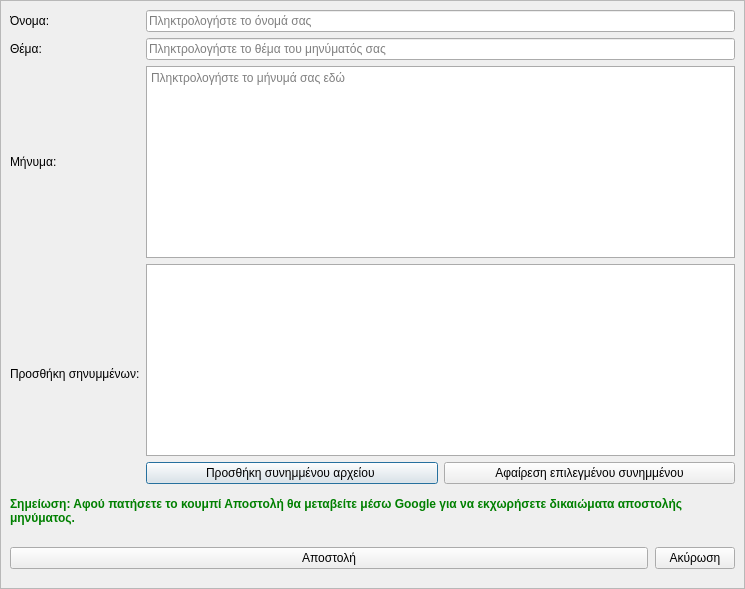
<?xml version="1.0" encoding="UTF-8"?>
<ui version="4.0">
 <class>Dialog</class>
 <widget class="QDialog" name="Dialog">
  <property name="geometry">
   <rect>
    <x>0</x>
    <y>0</y>
    <width>745</width>
    <height>589</height>
   </rect>
  </property>
  <property name="windowTitle">
   <string>Επικοινωνία</string>
  </property>
  <property name="windowIcon">
   <iconset resource="../../icons.qrc">
    <normaloff>:/rest-windows/assets/images/rest-windows/contact.png</normaloff>:/rest-windows/assets/images/rest-windows/contact.png</iconset>
  </property>
  <layout class="QGridLayout" name="gridLayout_2">
   <property name="leftMargin">
    <number>0</number>
   </property>
   <property name="topMargin">
    <number>0</number>
   </property>
   <property name="rightMargin">
    <number>0</number>
   </property>
   <property name="bottomMargin">
    <number>0</number>
   </property>
   <item row="0" column="0">
    <widget class="QScrollArea" name="scrollArea">
     <property name="widgetResizable">
      <bool>true</bool>
     </property>
     <widget class="QWidget" name="scrollAreaWidgetContents">
      <property name="geometry">
       <rect>
        <x>0</x>
        <y>0</y>
        <width>743</width>
        <height>587</height>
       </rect>
      </property>
      <property name="sizePolicy">
       <sizepolicy hsizetype="Ignored" vsizetype="Preferred">
        <horstretch>0</horstretch>
        <verstretch>0</verstretch>
       </sizepolicy>
      </property>
      <layout class="QGridLayout" name="gridLayout_3">
       <item row="0" column="0">
        <widget class="QLabel" name="label">
         <property name="text">
          <string>Όνομα:</string>
         </property>
        </widget>
       </item>
       <item row="0" column="1">
        <widget class="QLineEdit" name="name">
         <property name="sizePolicy">
          <sizepolicy hsizetype="Expanding" vsizetype="Maximum">
           <horstretch>0</horstretch>
           <verstretch>0</verstretch>
          </sizepolicy>
         </property>
         <property name="minimumSize">
          <size>
           <width>0</width>
           <height>0</height>
          </size>
         </property>
         <property name="dragEnabled">
          <bool>true</bool>
         </property>
         <property name="placeholderText">
          <string>Πληκτρολογήστε το όνομά σας</string>
         </property>
         <property name="clearButtonEnabled">
          <bool>true</bool>
         </property>
        </widget>
       </item>
       <item row="1" column="0">
        <widget class="QLabel" name="label_2">
         <property name="text">
          <string>Θέμα:</string>
         </property>
        </widget>
       </item>
       <item row="1" column="1">
        <widget class="QLineEdit" name="subject">
         <property name="sizePolicy">
          <sizepolicy hsizetype="Expanding" vsizetype="Maximum">
           <horstretch>0</horstretch>
           <verstretch>0</verstretch>
          </sizepolicy>
         </property>
         <property name="minimumSize">
          <size>
           <width>0</width>
           <height>0</height>
          </size>
         </property>
         <property name="dragEnabled">
          <bool>true</bool>
         </property>
         <property name="placeholderText">
          <string>Πληκτρολογήστε το θέμα του μηνύματός σας</string>
         </property>
         <property name="clearButtonEnabled">
          <bool>true</bool>
         </property>
        </widget>
       </item>
       <item row="2" column="0">
        <widget class="QLabel" name="label_3">
         <property name="text">
          <string>Μήνυμα:</string>
         </property>
        </widget>
       </item>
       <item row="2" column="1">
        <widget class="QTextBrowser" name="message">
         <property name="sizePolicy">
          <sizepolicy hsizetype="Expanding" vsizetype="Maximum">
           <horstretch>0</horstretch>
           <verstretch>0</verstretch>
          </sizepolicy>
         </property>
         <property name="minimumSize">
          <size>
           <width>0</width>
           <height>0</height>
          </size>
         </property>
         <property name="styleSheet">
          <string notr="true">QTextBrowser{border:1px solid #ABABAB;}</string>
         </property>
         <property name="readOnly">
          <bool>false</bool>
         </property>
         <property name="placeholderText">
          <string>Πληκτρολογήστε το μήνυμά σας εδώ</string>
         </property>
        </widget>
       </item>
       <item row="3" column="0">
        <widget class="QLabel" name="label_4">
         <property name="text">
          <string>Προσθήκη σηνυμμένων:</string>
         </property>
        </widget>
       </item>
       <item row="3" column="1">
        <widget class="QFrame" name="frame">
         <property name="styleSheet">
          <string notr="true">QFrame{border:none;}</string>
         </property>
         <property name="frameShape">
          <enum>QFrame::StyledPanel</enum>
         </property>
         <property name="frameShadow">
          <enum>QFrame::Raised</enum>
         </property>
         <layout class="QGridLayout" name="gridLayout">
          <property name="leftMargin">
           <number>0</number>
          </property>
          <property name="topMargin">
           <number>0</number>
          </property>
          <property name="rightMargin">
           <number>0</number>
          </property>
          <property name="bottomMargin">
           <number>0</number>
          </property>
          <item row="0" column="0" colspan="2">
           <widget class="QListWidget" name="attachment_list">
            <property name="sizePolicy">
             <sizepolicy hsizetype="Expanding" vsizetype="Maximum">
              <horstretch>0</horstretch>
              <verstretch>0</verstretch>
             </sizepolicy>
            </property>
            <property name="minimumSize">
             <size>
              <width>0</width>
              <height>0</height>
             </size>
            </property>
            <property name="styleSheet">
             <string notr="true">QListWidget{border:1px solid #ABABAB;}</string>
            </property>
           </widget>
          </item>
          <item row="1" column="0">
           <widget class="QPushButton" name="add_attachment">
            <property name="sizePolicy">
             <sizepolicy hsizetype="Minimum" vsizetype="Maximum">
              <horstretch>0</horstretch>
              <verstretch>0</verstretch>
             </sizepolicy>
            </property>
            <property name="minimumSize">
             <size>
              <width>0</width>
              <height>0</height>
             </size>
            </property>
            <property name="text">
             <string>Προσθήκη συνημμένου αρχείου </string>
            </property>
            <property name="icon">
             <iconset resource="../../icons.qrc">
              <normaloff>:/rest-windows/assets/images/rest-windows/attachment.png</normaloff>:/rest-windows/assets/images/rest-windows/attachment.png</iconset>
            </property>
           </widget>
          </item>
          <item row="1" column="1">
           <widget class="QPushButton" name="remove_attachment">
            <property name="sizePolicy">
             <sizepolicy hsizetype="Minimum" vsizetype="Maximum">
              <horstretch>0</horstretch>
              <verstretch>0</verstretch>
             </sizepolicy>
            </property>
            <property name="minimumSize">
             <size>
              <width>0</width>
              <height>0</height>
             </size>
            </property>
            <property name="text">
             <string>Αφαίρεση επιλεγμένου συνημμένου</string>
            </property>
            <property name="icon">
             <iconset resource="../../icons.qrc">
              <normaloff>:/rest-windows/assets/images/rest-windows/delete.png</normaloff>:/rest-windows/assets/images/rest-windows/delete.png</iconset>
            </property>
           </widget>
          </item>
         </layout>
        </widget>
       </item>
       <item row="4" column="0" colspan="2">
        <widget class="QLabel" name="label_5">
         <property name="styleSheet">
          <string notr="true">QLabel{
	font-weight:bold;
	color:green;
}</string>
         </property>
         <property name="text">
          <string>Σημείωση: Αφού πατήσετε το κουμπί Αποστολή θα μεταβείτε μέσω Google για να εκχωρήσετε δικαιώματα αποστολής μηνύματος.</string>
         </property>
         <property name="wordWrap">
          <bool>true</bool>
         </property>
        </widget>
       </item>
       <item row="5" column="0" colspan="2">
        <widget class="QFrame" name="frame_3">
         <property name="styleSheet">
          <string notr="true">QFrame{border:none;}</string>
         </property>
         <property name="frameShape">
          <enum>QFrame::StyledPanel</enum>
         </property>
         <property name="frameShadow">
          <enum>QFrame::Raised</enum>
         </property>
         <layout class="QHBoxLayout" name="horizontalLayout">
          <property name="spacing">
           <number>7</number>
          </property>
          <property name="leftMargin">
           <number>0</number>
          </property>
          <property name="topMargin">
           <number>0</number>
          </property>
          <property name="rightMargin">
           <number>0</number>
          </property>
          <property name="bottomMargin">
           <number>0</number>
          </property>
          <item>
           <widget class="QPushButton" name="send">
            <property name="sizePolicy">
             <sizepolicy hsizetype="Expanding" vsizetype="Maximum">
              <horstretch>0</horstretch>
              <verstretch>0</verstretch>
             </sizepolicy>
            </property>
            <property name="minimumSize">
             <size>
              <width>0</width>
              <height>0</height>
             </size>
            </property>
            <property name="text">
             <string>Αποστολή</string>
            </property>
            <property name="icon">
             <iconset resource="../../icons.qrc">
              <normaloff>:/rest-windows/assets/images/rest-windows/send-email.png</normaloff>:/rest-windows/assets/images/rest-windows/send-email.png</iconset>
            </property>
           </widget>
          </item>
          <item>
           <widget class="QPushButton" name="cancel">
            <property name="sizePolicy">
             <sizepolicy hsizetype="Minimum" vsizetype="Maximum">
              <horstretch>0</horstretch>
              <verstretch>0</verstretch>
             </sizepolicy>
            </property>
            <property name="minimumSize">
             <size>
              <width>0</width>
              <height>0</height>
             </size>
            </property>
            <property name="text">
             <string>Ακύρωση</string>
            </property>
           </widget>
          </item>
         </layout>
        </widget>
       </item>
      </layout>
     </widget>
    </widget>
   </item>
  </layout>
 </widget>
 <tabstops>
  <tabstop>scrollArea</tabstop>
  <tabstop>name</tabstop>
  <tabstop>subject</tabstop>
  <tabstop>message</tabstop>
  <tabstop>attachment_list</tabstop>
  <tabstop>add_attachment</tabstop>
  <tabstop>remove_attachment</tabstop>
  <tabstop>send</tabstop>
  <tabstop>cancel</tabstop>
 </tabstops>
 <resources>
  <include location="../../icons.qrc"/>
 </resources>
 <connections/>
</ui>
